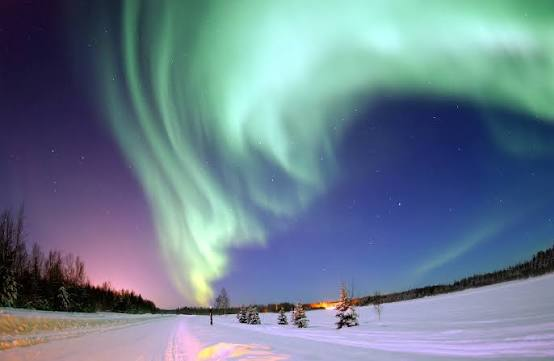
#> input picture test_images/1.jpg, 554 x 361 px, found by its file name
$ jupyter execute Sonification.ipynb
#> lines starting #> are read from the running program, lines starting #| are printed output that depends on the picture; long printed decimals are rounded
<a href="https://colab.research.google.com/github/nadynstary/Astria-s-Song/blob/main/Sonification.ipynb" target="_parent"></a>

[cell 1]
import numpy as np
from PIL import Image
from scipy.io import wavfile
from IPython.display import Audio, display

SR = 22050
SCALE = [0, 2, 4, 7, 9, 11]  # C D E G A B

def bell_note(freq, dur, vel=1.0):
    t = np.arange(int(dur * SR)) / SR
    tone = (np.sin(2*np.pi*freq*t)
            + 0.25*np.sin(2*np.pi*2*freq*t) * np.exp(-t*3)
            + 0.08*np.sin(2*np.pi*3*freq*t) * np.exp(-t*5))
    env = np.minimum(1, t/0.004) * np.exp(-t*1.6)
    return tone * env * vel

def sonify_radial(img, duration=30, n_steps=120, notes_per_step=3, threshold=0.18,
                  low_note=55, high_note=91, center=(0.5, 0.5), outside_in=True,
                  invert=False, tail=3.0, n_angles=360):
    g = img.convert("L")
    g.thumbnail((500, 500))
    a = np.asarray(g, dtype=float) / 255.0
    if invert:
        a = 1.0 - a
    H, W = a.shape
    cx, cy = center[0] * (W - 1), center[1] * (H - 1)
    r_max = max(np.hypot(cx, cy), np.hypot(W - 1 - cx, cy),
                np.hypot(cx, H - 1 - cy), np.hypot(W - 1 - cx, H - 1 - cy))
    r_max *= 0.75

    midis = [m for m in range(low_note, high_note + 1) if m % 12 in SCALE]
    freqs = [440 * 2 ** ((m - 69) / 12) for m in midis]
    angles = np.linspace(0, 2*np.pi, n_angles, endpoint=False)

    step_t = duration / n_steps
    out = np.zeros((int((duration + tail) * SR), 2))

    for j in range(n_steps):
        prog = j / n_steps
        r = r_max * (1 - prog) if outside_in else r_max * prog
        r = max(r, 2)
        xs = np.round(cx + r*np.cos(angles)).astype(int)
        ys = np.round(cy + r*np.sin(angles)).astype(int)
        ok = (xs >= 0) & (xs < W) & (ys >= 0) & (ys < H)
        b = np.zeros(n_angles)
        b[ok] = a[ys[ok], xs[ok]]
        b = np.convolve(np.r_[b[-1], b, b[0]], np.ones(3)/3, mode="valid")

        peaks = (b > np.roll(b, 1)) & (b >= np.roll(b, -1)) & (b > threshold)
        idxs = np.where(peaks)[0]
        idxs = idxs[np.argsort(b[idxs])[-notes_per_step:]]

        frac = r / r_max                              # 1 = edge, 0 = center
        n_idx = int(round(frac * (len(freqs) - 1)))   # edge = high pitch
        closeness = 1 - frac if outside_in else frac
        gain = 0.12 + 0.88 * closeness ** 1.5         # louder near the center

        for k in idxs:
            pan = np.cos(angles[k])                   # left <-> right by angle
            th = (pan + 1) * np.pi / 4
            note = bell_note(freqs[n_idx], 2.5, vel=b[k] * gain)
            s = int(j * step_t * SR)
            e = min(s + len(note), len(out))
            out[s:e, 0] += note[:e - s] * np.cos(th)
            out[s:e, 1] += note[:e - s] * np.sin(th)

    for d, gdb in ((int(0.23*SR), 0.30), (int(0.37*SR), 0.20)):  # echo
        out[d:] += gdb * out[:-d].copy()
    return out / (np.max(np.abs(out)) + 1e-9) * 0.9

[cell 2]
# ===================== NEW: sparkle + echo =====================
from scipy.signal import butter, sosfilt, fftconvolve, find_peaks

def _filt(x, kind, fc, order=4):
    sos = butter(order, fc, kind, fs=SR, output="sos")
    return sosfilt(sos, x)

def _rms(x):
    return np.sqrt(np.mean(x ** 2)) + 1e-9

def _bell(freq, dur=1.6):
    t = np.arange(int(dur * SR)) / SR
    y = np.zeros_like(t)
    for ratio, amp, decay in [(1, 1.0, 3.0), (2.76, 0.5, 5.0), (5.4, 0.3, 8.0), (8.93, 0.15, 12.0)]:
        if freq * ratio < SR / 2 * 0.9:
            y += amp * np.sin(2 * np.pi * freq * ratio * t) * np.exp(-t * decay)
    return y * np.minimum(t / 0.002, 1)

def _taps(x, delay, fb, n_taps=9):
    out = np.zeros_like(x)
    d = int(delay * SR)
    for k in range(1, n_taps + 1):
        s = k * d
        if s >= len(x):
            break
        out[s:] += (fb ** k) * x[:-s]
    return out

def sparkle_and_echo(audio, sparkle=0.7, echo=0.6, reverb=0.8, tail=5.0, seed=1):
    """Keeps the original sound untouched (dry) and adds on top:
       1) twinkle  : the high frequencies flicker like stars
       2) glints   : tiny bells triggered whenever the sound swells
       3) echo     : stereo ping-pong delay
       4) reverb   : long shimmering tail
    """
    rng = np.random.default_rng(seed)
    dry = np.asarray(audio, float)
    if dry.ndim == 2:
        dry = dry.mean(axis=1)
    n = len(dry) + int(tail * SR)          # extra room so the echo can ring out
    dry = np.pad(dry, (0, n - len(dry)))
    ref = _rms(dry[: len(dry) - int(tail * SR)])

    # 1) twinkle: highpassed copy x random flicker
    hi = _filt(dry, "highpass", 2500)
    flick = _filt(rng.normal(size=n), "lowpass", 18, 2)
    flick = np.clip(flick / (np.max(np.abs(flick)) + 1e-9), 0, None) ** 2
    flick /= flick.max() + 1e-9
    twinkle = hi * flick
    twinkle *= min(ref / _rms(twinkle), 20) * 0.5 * sparkle

    # 2) glints: bell notes on the peaks of the loudness curve
    env = _filt(np.abs(dry), "lowpass", 6, 2)
    peaks, props = find_peaks(env, height=0.35 * env.max(), distance=int(0.15 * SR))
    gL, gR = np.zeros(n), np.zeros(n)
    for p, h in zip(peaks, props["peak_heights"]):
        f = 1568 * 2 ** (PENTATONIC[rng.integers(5)] / 12) * rng.choice([1, 1.5, 2])
        b = _bell(f) * (h / env.max()) * 0.35 * sparkle * ref * 4
        pan = rng.uniform(-0.9, 0.9)
        e = min(n, p + len(b))
        gL[p:e] += b[: e - p] * np.cos((pan + 1) * np.pi / 4)
        gR[p:e] += b[: e - p] * np.sin((pan + 1) * np.pi / 4)

    dL = dry + twinkle + gL
    dR = dry + twinkle + gR

    # 3) echo: different delay per side = ping-pong width
    src = _filt(dL + dR, "lowpass", 5000, 2) * 0.5
    eL = _taps(src, 0.33, 0.55)
    eR = _taps(src, 0.47, 0.55)

    # 4) reverb: long decaying noise, kept bright so highs shimmer
    def ir(seed_):
        r = np.random.default_rng(seed_)
        m = int(4.0 * SR)
        t = np.arange(m) / SR
        h = r.normal(size=m) * np.exp(-t * 1.5)
        h[: int(0.02 * SR)] *= np.linspace(0, 1, int(0.02 * SR))
        return h
    wet_in = dL + dR + echo * (eL + eR)
    rL = fftconvolve(wet_in, ir(11))[:n]
    rR = fftconvolve(wet_in, ir(12))[:n]
    rL *= ref / _rms(rL) * 0.8 * reverb
    rR *= ref / _rms(rR) * 0.8 * reverb

    L = dL + echo * eL + rL
    R = dR + echo * eR + rR
    L *= np.minimum(np.arange(n)[::-1] / (SR * 1.5), 1)   # gentle fade-out
    R *= np.minimum(np.arange(n)[::-1] / (SR * 1.5), 1)
    return normalize(np.stack([L, R], axis=1))

[cell 3]
from google.colab import files
from IPython.display import Audio, display
import numpy as np
from PIL import Image
from scipy.io import wavfile

# Define the missing variables needed by sparkle_and_echo
globals()['PENTATONIC'] = [0, 2, 4, 7, 9, 11]
globals()['normalize'] = lambda x: x / (np.max(np.abs(x)) + 1e-9)

uploaded = files.upload()
#> the answer given: 1.jpg
print("uploaded:", list(uploaded.keys()))

path = list(uploaded.keys())[0]
img = Image.open(path)
#> img is the input picture: PIL image 554x361 RGB; mean R, G, B 106, 126.8, 143.4
print("image size:", img.size)
#| image size: (554, 361)

audio = sonify_radial(img, duration=10)
#> in sonify_radial, `g = img.convert("L")`:
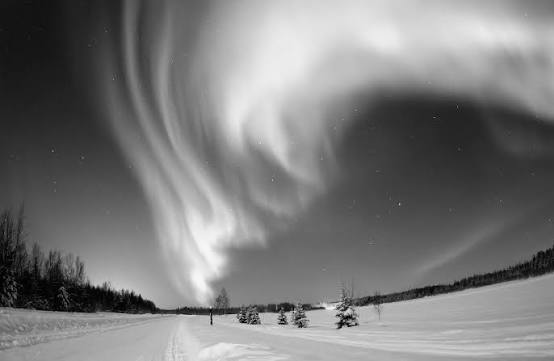
#> g: PIL image 554x361 L; min 0, max 247, mean 122.4
#> after the loop in sonify_radial, `for j in range(n_steps):`: out = 286650 pairs, first value -3.82 to 3.69, second value -3.88 to 3.54
#> the loop in sonify_radial, `for d, gdb in ((int(0.23*SR), 0.30), (int(0.37*SR), 0.20)):` made 2 passes
#> (d, gdb) on passes 1 to 2: (5071, 0.3), (8158, 0.2)
#> after the loop in sonify_radial, `for d, gdb in ((int(0.23*SR), 0.30), (int(0.37*SR), 0.20)):`: out = 286650 pairs, first value -4.01 to 3.93, second value -4.06 to 3.79
#> audio = 286650 pairs, first value -0.888 to 0.87, second value -0.9 to 0.84
audio = sparkle_and_echo(audio)
#> in sparkle_and_echo, `dry = np.asarray(audio, float)`: dry has the same summary as audio outside sparkle_and_echo
#> in sparkle_and_echo, `n = len(dry) + int(tail * SR)`: n = 396900
#> in sparkle_and_echo, `ref = _rms(dry[: len(dry) - int(tail * SR)])`: ref = 0.158
#> in sparkle_and_echo, `peaks, props = find_peaks(env, height=0.35 * env.max(), distance=int(0..`: peaks = 28 values from 87985 to 216919; props = 1 item
#> the loop in sparkle_and_echo, `for p, h in zip(peaks, props["peak_heights"]):` made 28 passes
#> (p, h, f, pan, e) on passes 1 to 12: (87985, 0.232, 2349.3, -0.77, 123265), (91694, 0.297, 5274.1, 0.174, 126974), (96995, 0.262, 3951.1, -0.865, 132275), (100394, 0.352, 5274.1, -0.353, 135674), (103780, 0.375, 4698.7, 0.493, 139060), (107091, 0.348, 1568, 0.367, 142371), (110473, 0.301, 3136, -0.607, 145753), (115602, 0.223, 3520, 0.246, 150882), (119037, 0.201, 3955.6, -0.588, 154317), (122734, 0.234, 1568, 0.238, 158014), (126230, 0.17, 3524, 0.339, 161510), (129946, 0.161, 3520, 0.176, 165226)
#> in _taps, `d = int(delay * SR)`: d = 7276
#> the loop in _taps, `for k in range(1, n_taps + 1):` made 9 passes
#> s on passes 1 to 9: 7276, 14552, 21828, 29104, 36380, 43656, 50932, 58208, 65484
#> the loop in _taps (call 2), `for k in range(1, n_taps + 1):` made 9 passes
#> s on passes 1 to 9: 10363, 20726, 31089, 41452, 51815, 62178, 72541, 82904, 93267
#> in ir, `m = int(4.0 * SR)`: m = 88200
#> audio = 396900 pairs, first value -0.643 to 0.581, second value -1 to 0.941
print("audio samples:", len(audio), "| max:", float(np.max(np.abs(audio))))
#| audio samples: 396900 | max: 1

wavfile.write("scan.wav", SR, (audio * 32767).astype(np.int16))
display(Audio("scan.wav"))

[cell 4]
audio = sonify_radial(img)   # takes ~10-20 seconds to compute
#> the loop in sonify_radial (call 2), `for j in range(n_steps):` made 120 passes
#> (prog, r, frac, n_idx, closeness, gain) on passes 2 to 13: (0.00833, 221.5, 0.992, 18, 0.00833, 0.121), (0.0167, 219.6, 0.983, 18, 0.0167, 0.122), (0.025, 217.7, 0.975, 18, 0.025, 0.123), (0.0333, 215.9, 0.967, 17, 0.0333, 0.125), (0.0417, 214, 0.958, 17, 0.0417, 0.127), (0.05, 212.1, 0.95, 17, 0.05, 0.13), (0.0583, 210.3, 0.942, 17, 0.0583, 0.132), (0.0667, 208.4, 0.933, 17, 0.0667, 0.135), (0.075, 206.6, 0.925, 17, 0.075, 0.138), (0.0833, 204.7, 0.917, 16, 0.0833, 0.141), (0.0917, 202.8, 0.908, 16, 0.0917, 0.144), (0.1, 201, 0.9, 16, 0.1, 0.148)
#> n_idx on pass 1: 18
#> the loop in sonify_radial (call 2), `for d, gdb in ((int(0.23*SR), 0.30), (int(0.37*SR), 0.20)):` made 2 passes
audio = sparkle_and_echo(audio)
#> the loop in sparkle_and_echo (call 2), `for p, h in zip(peaks, props["peak_heights"]):` made 31 passes
#> (p, h) on passes 1 to 12: (233439, 0.139), (238895, 0.145), (393543, 0.147), (398905, 0.194), (404342, 0.228), (409855, 0.259), (415292, 0.271), (420805, 0.282), (424641, 0.225), (428199, 0.192), (431576, 0.199), (437516, 0.244)

$ run again, on test_images/3.jpg
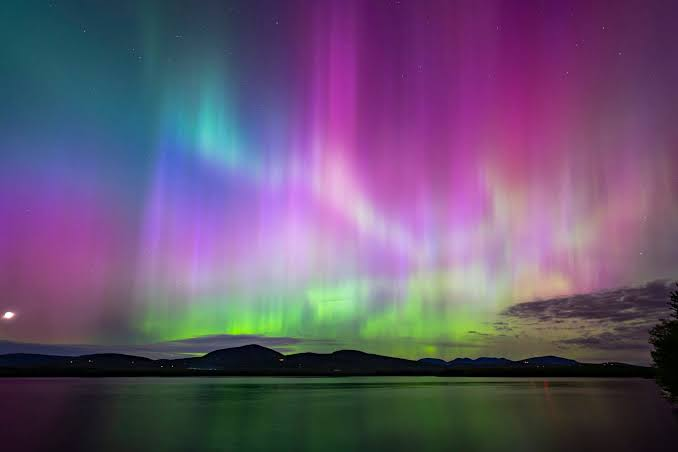
#> input picture test_images/3.jpg, 678 x 452 px, found by its file name
#> img is the input picture: PIL image 678x452 RGB; mean R, G, B 102.6, 84.7, 113.4
#| image size: (678, 452)
#> in sonify_radial, `g = img.convert("L")`:
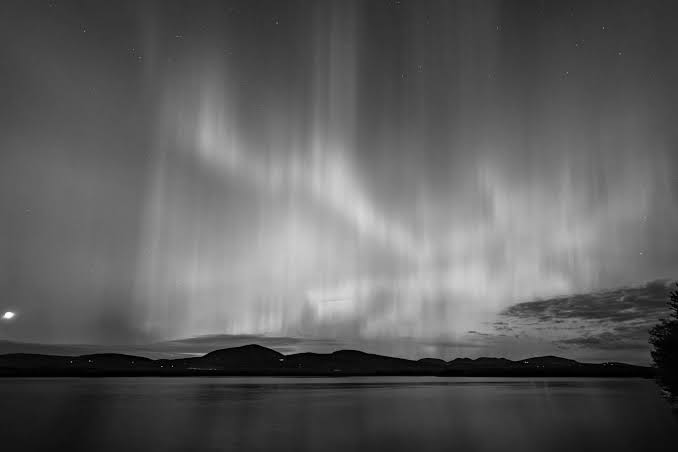
#> g: PIL image 678x452 L; min 0, max 255, mean 93.3
#> after the loop in sonify_radial, `for j in range(n_steps):`: out = 286650 pairs, first value -3.63 to 3.54, second value -4.27 to 4.04
#> the loop in sonify_radial, `for d, gdb in ((int(0.23*SR), 0.30), (int(0.37*SR), 0.20)):` made 2 passes
#> (d, gdb) on passes 1 to 2: (5071, 0.3), (8158, 0.2)
#> after the loop in sonify_radial, `for d, gdb in ((int(0.23*SR), 0.30), (int(0.37*SR), 0.20)):`: out = 286650 pairs, first value -3.54 to 3.31, second value -4.39 to 4.29
#> `audio = sonify_radial(img, duration=10)`: audio = 286650 pairs, first value -0.725 to 0.679, second value -0.9 to 0.879
#> dry has the same summary as audio outside sparkle_and_echo
#> n = 396900
#> ref = 0.111
#> peaks = 30 values from 87985 to 216917; props = 1 item
#> the loop in sparkle_and_echo, `for p, h in zip(peaks, props["peak_heights"]):` made 30 passes
#> (p, h, f, pan, e) on passes 1 to 8: (87985, 0.123, 2349.3, -0.77, 123265), (91696, 0.159, 5274.1, 0.174, 126976), (96996, 0.144, 3951.1, -0.865, 132276), (100392, 0.193, 5274.1, -0.353, 135672), (103771, 0.204, 4698.7, 0.493, 139051), (107090, 0.189, 1568, 0.367, 142370), (110476, 0.164, 3136, -0.607, 145756), (115607, 0.122, 3520, 0.246, 150887)
#> in _taps, `d = int(delay * SR)`: d = 7276
#> the loop in _taps, `for k in range(1, n_taps + 1):` made 9 passes
#> s on passes 1 to 8: 7276, 14552, 21828, 29104, 36380, 43656, 50932, 58208
#> the loop in _taps (call 2), `for k in range(1, n_taps + 1):` made 9 passes
#> s on passes 1 to 8: 10363, 20726, 31089, 41452, 51815, 62178, 72541, 82904
#> m = 88200
#> `audio = sparkle_and_echo(audio)`: audio = 396900 pairs, first value -0.878 to 0.868, second value -1 to 0.905
#| audio samples: 396900 | max: 1
#> the loop in sonify_radial (call 2), `for j in range(n_steps):` made 120 passes
#> (prog, r, frac, n_idx, closeness, gain) on passes 2 to 9: (0.00833, 222.9, 0.992, 18, 0.00833, 0.121), (0.0167, 221, 0.983, 18, 0.0167, 0.122), (0.025, 219.1, 0.975, 18, 0.025, 0.123), (0.0333, 217.3, 0.967, 17, 0.0333, 0.125), (0.0417, 215.4, 0.958, 17, 0.0417, 0.127), (0.05, 213.5, 0.95, 17, 0.05, 0.13), (0.0583, 211.6, 0.942, 17, 0.0583, 0.132), (0.0667, 209.8, 0.933, 17, 0.0667, 0.135)
#> the loop in sonify_radial (call 2), `for d, gdb in ((int(0.23*SR), 0.30), (int(0.37*SR), 0.20)):` made 2 passes
#> the loop in sparkle_and_echo (call 2), `for p, h in zip(peaks, props["peak_heights"]):` made 38 passes
#> (p, h) on passes 1 to 8: (393542, 0.119), (398906, 0.16), (404341, 0.187), (409856, 0.212), (415317, 0.229), (420830, 0.244), (424645, 0.195), (431578, 0.179)

$ run again, on test_images/4.jpg
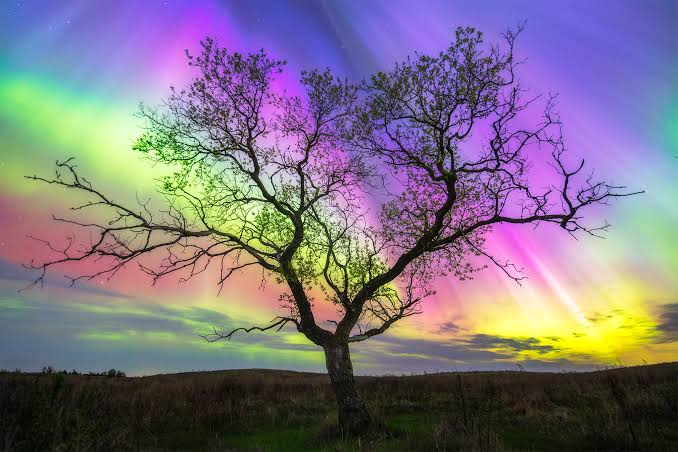
#> input picture test_images/4.jpg, 678 x 452 px, found by its file name
#> img is the input picture: PIL image 678x452 RGB; mean R, G, B 125.5, 115.4, 130.1
#| image size: (678, 452)
#> in sonify_radial, `g = img.convert("L")`:
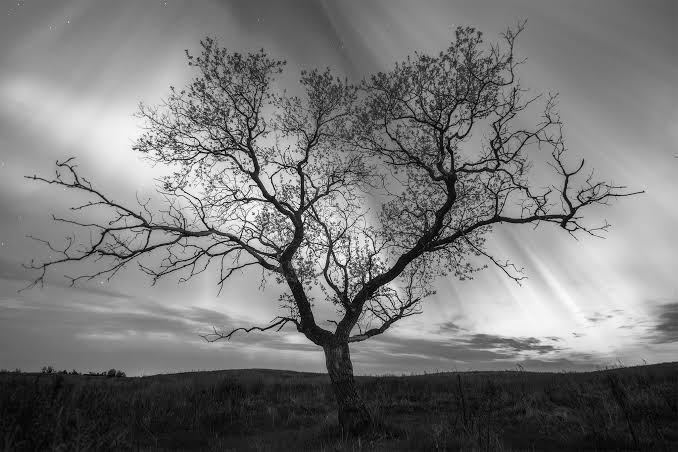
#> g: PIL image 678x452 L; min 0, max 254, mean 120.1
#> after the loop in sonify_radial, `for j in range(n_steps):`: out = 286650 pairs, first value -3.75 to 4.02, second value -3.31 to 3.09
#> the loop in sonify_radial, `for d, gdb in ((int(0.23*SR), 0.30), (int(0.37*SR), 0.20)):` made 2 passes
#> (d, gdb) on passes 1 to 2: (5071, 0.3), (8158, 0.2)
#> after the loop in sonify_radial, `for d, gdb in ((int(0.23*SR), 0.30), (int(0.37*SR), 0.20)):`: out = 286650 pairs, first value -4.3 to 4.7, second value -3.74 to 3.48
#> `audio = sonify_radial(img, duration=10)`: audio = 286650 pairs, first value -0.823 to 0.9, second value -0.716 to 0.666
#> dry has the same summary as audio outside sparkle_and_echo
#> n = 396900
#> ref = 0.123
#> peaks = 29 values from 87985 to 216929; props = 1 item
#> the loop in sparkle_and_echo, `for p, h in zip(peaks, props["peak_heights"]):` made 29 passes
#> (p, h, f, pan, e) on passes 1 to 8: (87985, 0.162, 2349.3, -0.77, 123265), (91695, 0.209, 5274.1, 0.174, 126975), (95140, 0.181, 3951.1, -0.865, 130420), (98841, 0.22, 5274.1, -0.353, 134121), (102203, 0.251, 4698.7, 0.493, 137483), (105573, 0.234, 1568, 0.367, 140853), (108952, 0.207, 3136, -0.607, 144232), (112325, 0.18, 3520, 0.246, 147605)
#> in _taps, `d = int(delay * SR)`: d = 7276
#> the loop in _taps, `for k in range(1, n_taps + 1):` made 9 passes
#> s on passes 1 to 8: 7276, 14552, 21828, 29104, 36380, 43656, 50932, 58208
#> the loop in _taps (call 2), `for k in range(1, n_taps + 1):` made 9 passes
#> s on passes 1 to 8: 10363, 20726, 31089, 41452, 51815, 62178, 72541, 82904
#> m = 88200
#> `audio = sparkle_and_echo(audio)`: audio = 396900 pairs, first value -0.779 to 0.748, second value -1 to 0.977
#| audio samples: 396900 | max: 1
#> the loop in sonify_radial (call 2), `for j in range(n_steps):` made 120 passes
#> (prog, r, frac, n_idx, closeness, gain) on passes 2 to 9: (0.00833, 222.9, 0.992, 18, 0.00833, 0.121), (0.0167, 221, 0.983, 18, 0.0167, 0.122), (0.025, 219.1, 0.975, 18, 0.025, 0.123), (0.0333, 217.3, 0.967, 17, 0.0333, 0.125), (0.0417, 215.4, 0.958, 17, 0.0417, 0.127), (0.05, 213.5, 0.95, 17, 0.05, 0.13), (0.0583, 211.6, 0.942, 17, 0.0583, 0.132), (0.0667, 209.8, 0.933, 17, 0.0667, 0.135)
#> the loop in sonify_radial (call 2), `for d, gdb in ((int(0.23*SR), 0.30), (int(0.37*SR), 0.20)):` made 2 passes
#> the loop in sparkle_and_echo (call 2), `for p, h in zip(peaks, props["peak_heights"]):` made 37 passes
#> (p, h) on passes 1 to 8: (233425, 0.106), (238895, 0.11), (393541, 0.103), (398905, 0.135), (404343, 0.161), (409854, 0.178), (415316, 0.188), (420830, 0.201)

$ run again, on test_images/5.jpg
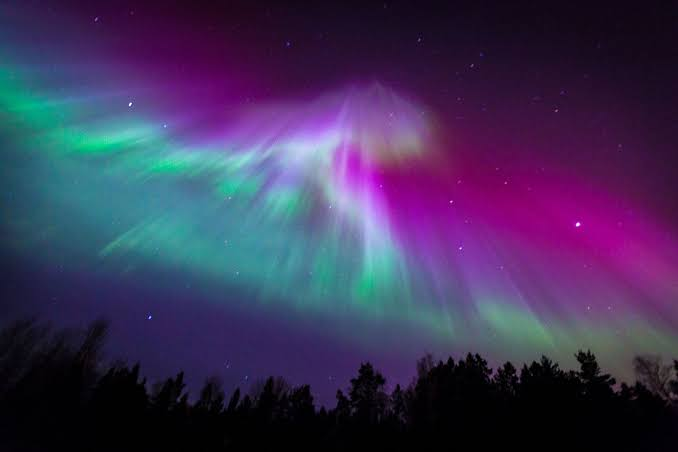
#> input picture test_images/5.jpg, 678 x 452 px, found by its file name
#> img is the input picture: PIL image 678x452 RGB; mean R, G, B 61.8, 50.5, 87.3
#| image size: (678, 452)
#> in sonify_radial, `g = img.convert("L")`:
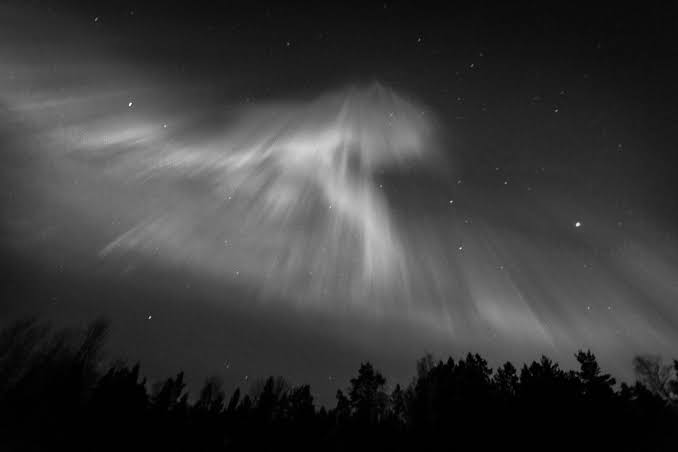
#> g: PIL image 678x452 L; min 0, max 250, mean 58
#> after the loop in sonify_radial, `for j in range(n_steps):`: out = 286650 pairs, first value -2.87 to 2.84, second value -3.12 to 2.87
#> the loop in sonify_radial, `for d, gdb in ((int(0.23*SR), 0.30), (int(0.37*SR), 0.20)):` made 2 passes
#> (d, gdb) on passes 1 to 2: (5071, 0.3), (8158, 0.2)
#> after the loop in sonify_radial, `for d, gdb in ((int(0.23*SR), 0.30), (int(0.37*SR), 0.20)):`: out = 286650 pairs, first value -2.99 to 3.15, second value -3.27 to 2.96
#> `audio = sonify_radial(img, duration=10)`: audio = 286650 pairs, first value -0.823 to 0.869, second value -0.9 to 0.814
#> dry has the same summary as audio outside sparkle_and_echo
#> n = 396900
#> ref = 0.134
#> peaks = 30 values from 87986 to 216911; props = 1 item
#> the loop in sparkle_and_echo, `for p, h in zip(peaks, props["peak_heights"]):` made 30 passes
#> (p, h, f, pan, e) on passes 1 to 8: (87986, 0.137, 2349.3, -0.77, 123266), (91695, 0.179, 5274.1, 0.174, 126975), (95141, 0.156, 3951.1, -0.865, 130421), (98842, 0.194, 5274.1, -0.353, 134122), (102210, 0.227, 4698.7, 0.493, 137490), (105574, 0.214, 1568, 0.367, 140854), (108951, 0.19, 3136, -0.607, 144231), (112324, 0.165, 3520, 0.246, 147604)
#> in _taps, `d = int(delay * SR)`: d = 7276
#> the loop in _taps, `for k in range(1, n_taps + 1):` made 9 passes
#> s on passes 1 to 8: 7276, 14552, 21828, 29104, 36380, 43656, 50932, 58208
#> the loop in _taps (call 2), `for k in range(1, n_taps + 1):` made 9 passes
#> s on passes 1 to 8: 10363, 20726, 31089, 41452, 51815, 62178, 72541, 82904
#> m = 88200
#> `audio = sparkle_and_echo(audio)`: audio = 396900 pairs, first value -0.879 to 0.923, second value -1 to 0.966
#| audio samples: 396900 | max: 1
#> the loop in sonify_radial (call 2), `for j in range(n_steps):` made 120 passes
#> (prog, r, frac, n_idx, closeness, gain) on passes 2 to 9: (0.00833, 222.9, 0.992, 18, 0.00833, 0.121), (0.0167, 221, 0.983, 18, 0.0167, 0.122), (0.025, 219.1, 0.975, 18, 0.025, 0.123), (0.0333, 217.3, 0.967, 17, 0.0333, 0.125), (0.0417, 215.4, 0.958, 17, 0.0417, 0.127), (0.05, 213.5, 0.95, 17, 0.05, 0.13), (0.0583, 211.6, 0.942, 17, 0.0583, 0.132), (0.0667, 209.8, 0.933, 17, 0.0667, 0.135)
#> the loop in sonify_radial (call 2), `for d, gdb in ((int(0.23*SR), 0.30), (int(0.37*SR), 0.20)):` made 2 passes
#> the loop in sparkle_and_echo (call 2), `for p, h in zip(peaks, props["peak_heights"]):` made 36 passes
#> (p, h) on passes 1 to 8: (398905, 0.141), (404393, 0.179), (409880, 0.209), (415319, 0.229), (420830, 0.247), (424643, 0.198), (428201, 0.17), (431574, 0.175)
